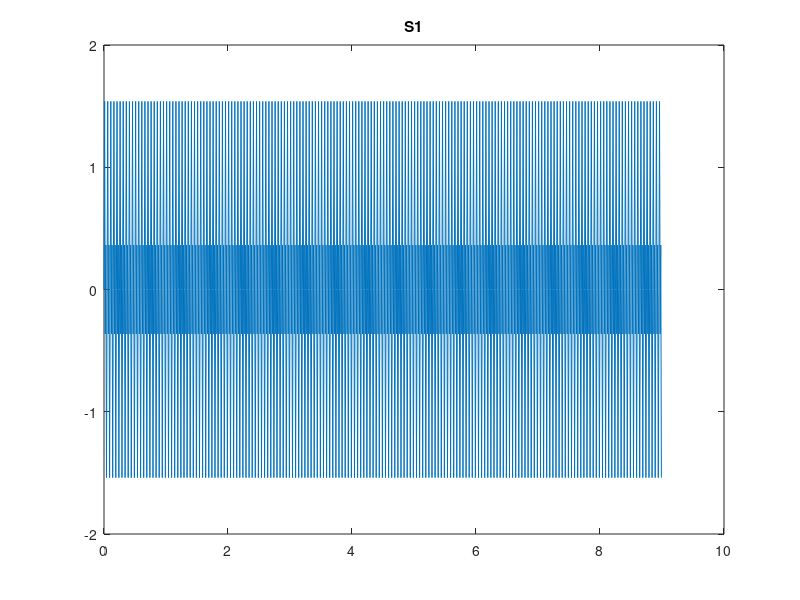
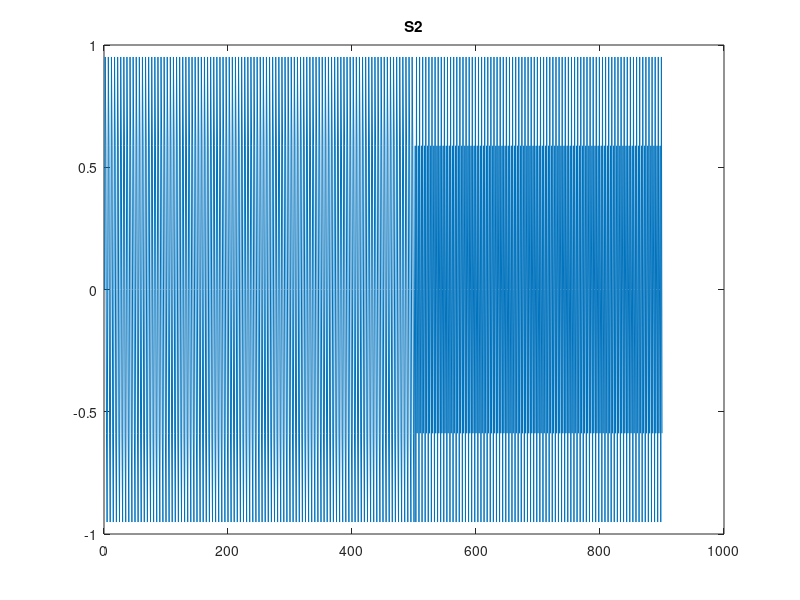

Write MATLAB code to recreate these figures, in order. (Note: this script raises an error after producing the figures.)
clc;clear;close all


%% first function in time 
figure

ts=0.01;
t1=0:ts:9-ts;
L=length(t1);
x1=sin(2*pi*20*t1)+sin(2*pi*40*t1);
plot(t1,x1);
title('S1');

%% second function in frequency
figure

t2=0:ts:5-ts;
x2=sin(2*pi*20*t2);

t3=5:ts:9-ts;
x3=sin(2*pi*40*t3);

x4=[x2 x3];
%x4=cat(2,x2,x3);
plot(x4);
title('S2')



%% first function in frequency
figure

fs=1/ts;
%L=lenght(t);
%f=0:fs/L:fs-fs/L;
f=-fs/2:fs/L:fs/2-fs/L;

x1f=fftshift(fft(x1),length(x1));

subplot(2,1,1);
plot(f , abs(x1f));
title('abs of fourier of x1');

subplot(2,1,2);
plot(f,angle(x1f));
title('ang of fourier of x1');

%% second function in frequency 
figure

x4f=fftshift(fft(x4,length(x4)));

subplot(2,1,1);
plot(f , abs(x4f));
title('abs of fourier of x4');

subplot(2,1,2);
plot(f , angle(x4f));
title('ang of fourier of x4');

%% spectrogram 
figure
spectrogram(x1, 512 , 256 ,512 ,fs)

figure
spectrogram(x4, 128 , 80 ,256 ,fs)